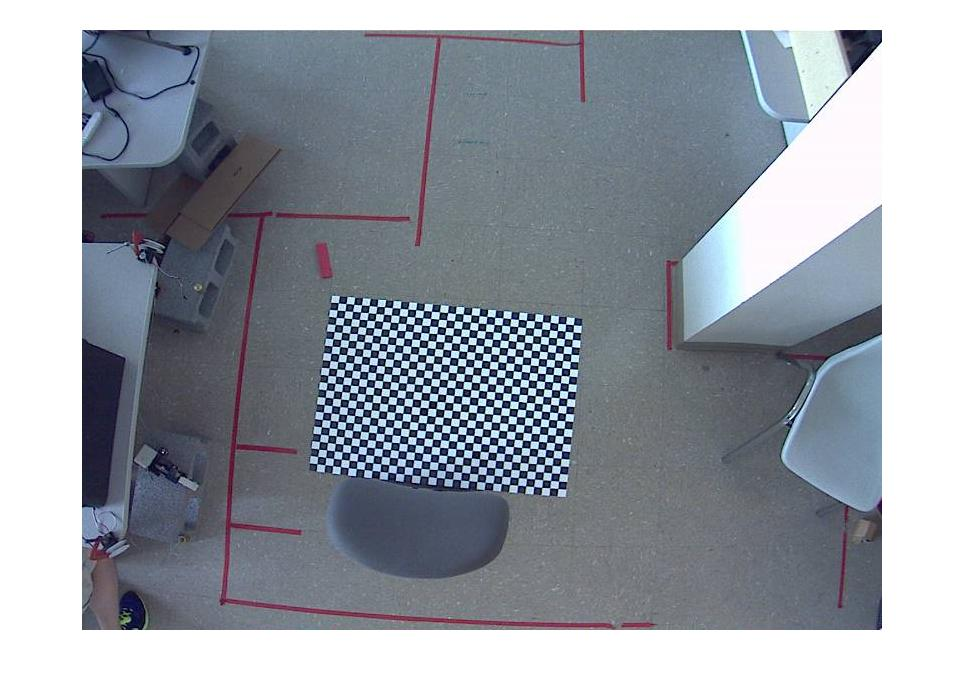
//> input picture assignment1/reduced_images/camera_calib1.jpg, 964 x 686 px
$ ./rectify ../assignment1/reduced_images/camera_calib1.jpg   (built with g++ and OpenCV 4)
//> lines starting //> are read from the running program, lines starting //| are printed output that depends on the picture
#include <iostream>
#include <opencv2/opencv.hpp>
#include <opencv2/xfeatures2d.hpp>
#include "epilines.h"

using namespace std;
using namespace cv;

void display_image(const Mat& image){
	namedWindow("opencv_viewer", WINDOW_AUTOSIZE);
	imshow("opencv_viewer", image);
	waitKey(0);
	destroyWindow("opencv_viewer");
}

void rescale_image(const Mat& in_image, Mat& out_image, float scale){
	resize(in_image, out_image, Size(in_image.cols/scale, in_image.rows/scale));
}

void split_image(const Mat3b& rgb, Mat3b& new_rgb, int offset){
	for(int y=0; y<new_rgb.rows; ++y){
		for(int x=0; x<new_rgb.cols; ++x){
			new_rgb.at<Vec3b>(y, x) = rgb.at<Vec3b>(y, x+offset);
		}
	}
}

void apply_sift(const Mat& rgb1, const Mat& rgb2, vector<Point2f>& coord1,
				vector<Point2f>& coord2){
	const int features_count = 500;
	Ptr<xfeatures2d::SIFT> sift_detector = xfeatures2d::SIFT::create(features_count);
	Ptr<DescriptorMatcher> sift_matcher = DescriptorMatcher::create(DescriptorMatcher::FLANNBASED);

	Mat final_image;
	vector<DMatch> matches;
	Mat descriptors1, descriptors2;
	vector<KeyPoint> keypoints1, keypoints2;

	sift_detector->detectAndCompute(rgb1, noArray(), keypoints1, descriptors1);
	sift_detector->detectAndCompute(rgb2, noArray(), keypoints2, descriptors2);

	vector<vector<DMatch>> knn_matches;
	sift_matcher->knnMatch(descriptors1, descriptors2, knn_matches, 2);

	const float threshold_ratio = 0.7f;
	for(size_t i=0; i<knn_matches.size(); ++i){
		if(knn_matches[i][0].distance < threshold_ratio * knn_matches[i][1].distance)
			matches.push_back(knn_matches[i][0]);
	}
	drawMatches(rgb1, keypoints1, rgb2, keypoints2, matches, final_image);

	for(int i=0; i<matches.size(); ++i){
		coord1.push_back(keypoints1[matches[i].queryIdx].pt);
		coord2.push_back(keypoints2[matches[i].trainIdx].pt);
	}
	display_image(final_image);
}

int main(int argc, char const *argv[]){
	if(argc != 2){
		fprintf(stdout, "Usage: %s rgb.png\n", argv[0]);
		return 1;
	}
	Mat rgb = imread(argv[1], IMREAD_COLOR );
//> rgb is the input picture: 686 rows x 964 cols, CV_8UC3; mean B, G, R 164.3, 155.5, 149.5
	if(rgb.empty()){
		fprintf(stdout, "Unable to open image\n");
		return 1;
	}

	const float scale = 1.7;
	rescale_image(rgb, rgb, scale);
//> in rescale_image, `resize(in_image, out_image, Size(in_image.cols/scale, in_image.rows/sc..`:
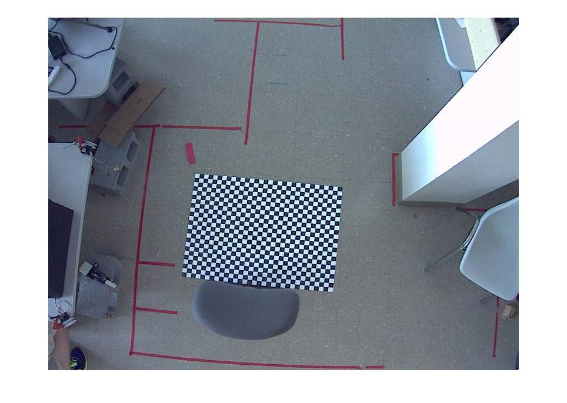
//> in_image: 403 rows x 567 cols, CV_8UC3; mean B, G, R 164.2, 155.4, 149.4

	Size new_size = Size(rgb.rows, rgb.cols/2);
//> new_size = Size(403, 283)
	Mat3b rgb1(new_size, CV_8UC3);
	Mat3b rgb2(new_size, CV_8UC3);
	split_image(rgb, rgb1, 0);
//> after the loop in split_image, `for(int y=0; y<new_rgb.rows; ++y)`:
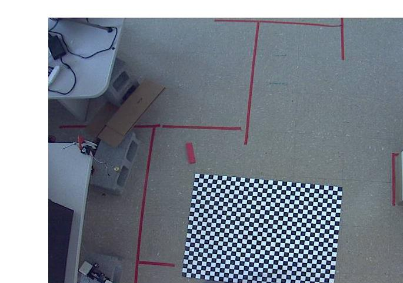
//> new_rgb: 283 rows x 403 cols, CV_8UC3; mean B, G, R 145, 134.5, 126.8
	split_image(rgb, rgb2, rgb.cols/2);
//> call 2 of split_image, with offset = 283
//> after the loop in split_image (call 2), `for(int y=0; y<new_rgb.rows; ++y)`:
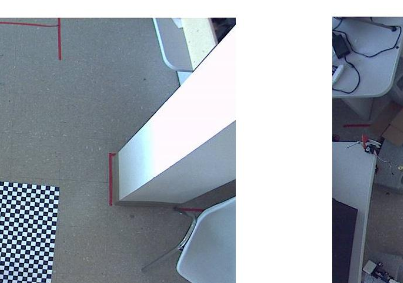
//> new_rgb: 283 rows x 403 cols, CV_8UC3; mean B, G, R 173.3, 164.3, 156.6

	display_image(rgb);
	display_image(rgb1);
	display_image(rgb2);

	vector<Point2f> coord1;
	vector<Point2f> coord2;
	apply_sift(rgb1, rgb2, coord1, coord2);
//> in apply_sift, `sift_detector->detectAndCompute(rgb1, noArray(), keypoints1, descripto..`: keypoints1 = 502 keypoints; strongest (x, y, size): (320, 209, 2.7), (281, 214, 2.7), (312, 239, 2.7), (330, 201, 2.7)
//> in apply_sift, `sift_detector->detectAndCompute(rgb2, noArray(), keypoints2, descripto..`: keypoints2 = 500 keypoints; strongest (x, y, size): (37, 209, 2.7), (29, 239, 2.7), (47, 201, 2.7), (13, 211, 2.7)
//> in apply_sift, `sift_matcher->knnMatch(descriptors1, descriptors2, knn_matches, 2);`: knn_matches = 502 matches
//> after the loop in apply_sift, `for(size_t i=0; i<knn_matches.size(); ++i)`: matches = 162 matches
//> in apply_sift, `drawMatches(rgb1, keypoints1, rgb2, keypoints2, matches, final_image);`:
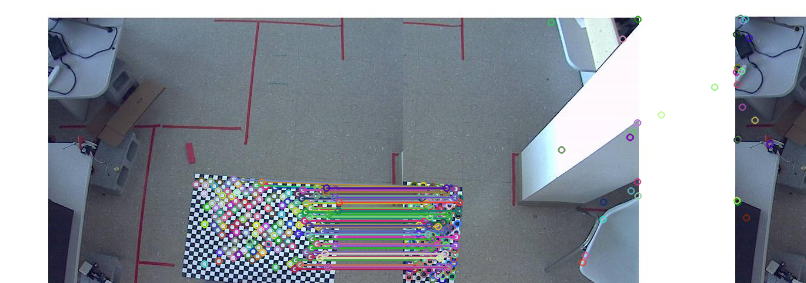
//> final_image: 283 rows x 806 cols, CV_8UC3; mean B, G, R 158.7, 149.9, 143.5
//> after the loop in apply_sift, `for(int i=0; i<matches.size(); ++i)`: coord1 = 162 Points (x, y), first 12: [338.8, 201.8], [335.7, 236.5], [335.7, 236.5], [329.6, 200.8], [329.6, 200.8], [327.9, 217.9], [327.9, 217.9], [327.9, 217.9], [327.9, 217.9], [327.2, 226.8], [327.2, 226.8], [327.2, 226.8]; coord2 = 162 Points (x, y), first 12: [55.77, 201.8], [52.74, 236.5], [52.74, 236.5], [46.65, 200.8], [46.65, 200.8], [44.95, 217.9], [44.95, 217.9], [44.95, 217.9], [44.95, 217.9], [44.23, 226.8], [44.23, 226.8], [44.23, 226.8]

	Mat F, H1, H2;
	F = findFundamentalMat(coord1, coord2, CV_FM_RANSAC);
//> F = [[4.73e-10, -8.13e-05, 0.00353], [8.13e-05, -5.05e-10, 0.0962], [-0.00353, -0.119, 1]]
	stereoRectifyUncalibrated(coord1, coord2, F, new_size, H1, H2);
//> H1 = [[-0.0615, 0.00704, 15.57], [-0.00309, -0.12, 1.55], [-7.13e-05, -4.17e-06, -0.0842]]; H2 = [[1.12, 0.0654, -33.03], [0.0259, 1, -5.66], [0.000598, 3.5e-05, 0.875]]

	Mat warped_rgb1, warped_rgb2;
	cv::Size warped_image_size(rgb1.cols*2, rgb1.rows);
//> warped_image_size = Size(806, 283)
	warpPerspective(rgb1, warped_rgb1, H1, warped_image_size);
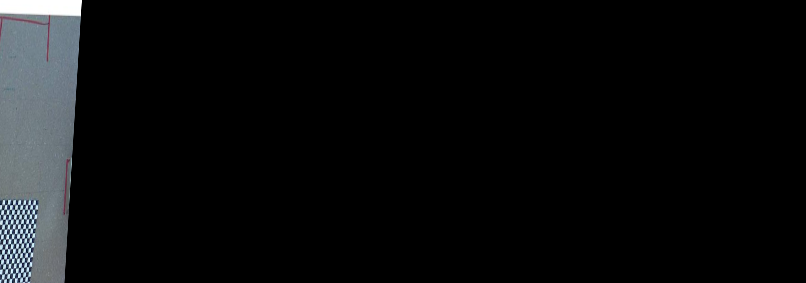
//> warped_rgb1: 283 rows x 806 cols, CV_8UC3; mean B, G, R 12.7, 12, 11
	warpPerspective(rgb2, warped_rgb2, H2, warped_image_size);
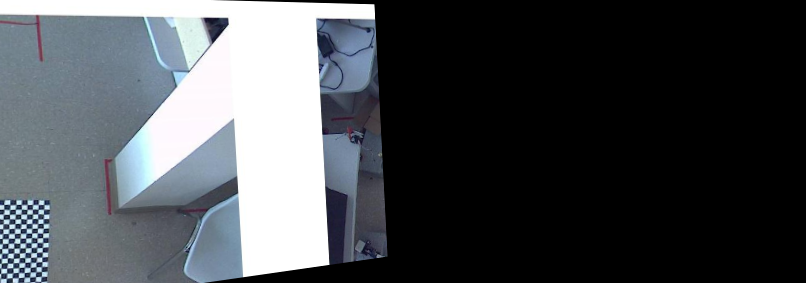
//> warped_rgb2: 283 rows x 806 cols, CV_8UC3; mean B, G, R 79.8, 75.7, 72

	display_image(warped_rgb1);
	display_image(warped_rgb2);

	vector<Point2f> p1;
	vector<Point2f> p2;
	apply_sift(warped_rgb1, warped_rgb2, p1, p2);
//> in apply_sift (call 2), `sift_detector->detectAndCompute(rgb1, noArray(), keypoints1, descripto..`: keypoints1 = 225 keypoints; strongest (x, y, size): (22, 222, 2), (33, 222, 1.9), (3, 252, 2.1), (17, 270, 2)
//> in apply_sift (call 2), `sift_detector->detectAndCompute(rgb2, noArray(), keypoints2, descripto..`: keypoints2 = 408 keypoints; strongest (x, y, size): (215, 27, 14.6), (367, 12, 10.8), (24, 227, 3), (18, 221, 3)
//> in apply_sift (call 2), `sift_matcher->knnMatch(descriptors1, descriptors2, knn_matches, 2);`: knn_matches = 225 matches
//> in apply_sift (call 2), `drawMatches(rgb1, keypoints1, rgb2, keypoints2, matches, final_image);`:
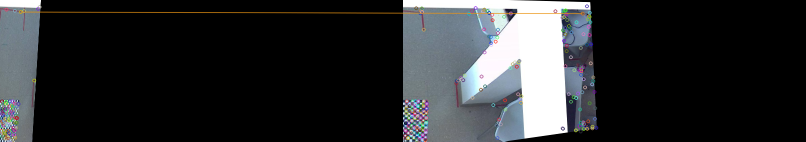
//> final_image: 283 rows x 1612 cols, CV_8UC3 (shown at 1/2 size); mean B, G, R 45.9, 44.2, 42.6
//> the loop in apply_sift (call 2), `for(int i=0; i<matches.size(); ++i)` made 1 pass
	vector<Point2f> p1_few{p1[0], p1[1]};
	vector<Point2f> p2_few{p2[0], p2[1]};
	drawEpipolarLines<float, float>("Epiplines", F, warped_rgb1, warped_rgb2, p1_few, p2_few);

	return 0;
}

$ run again, on assignment1/reduced_images/camera_calib11.jpg
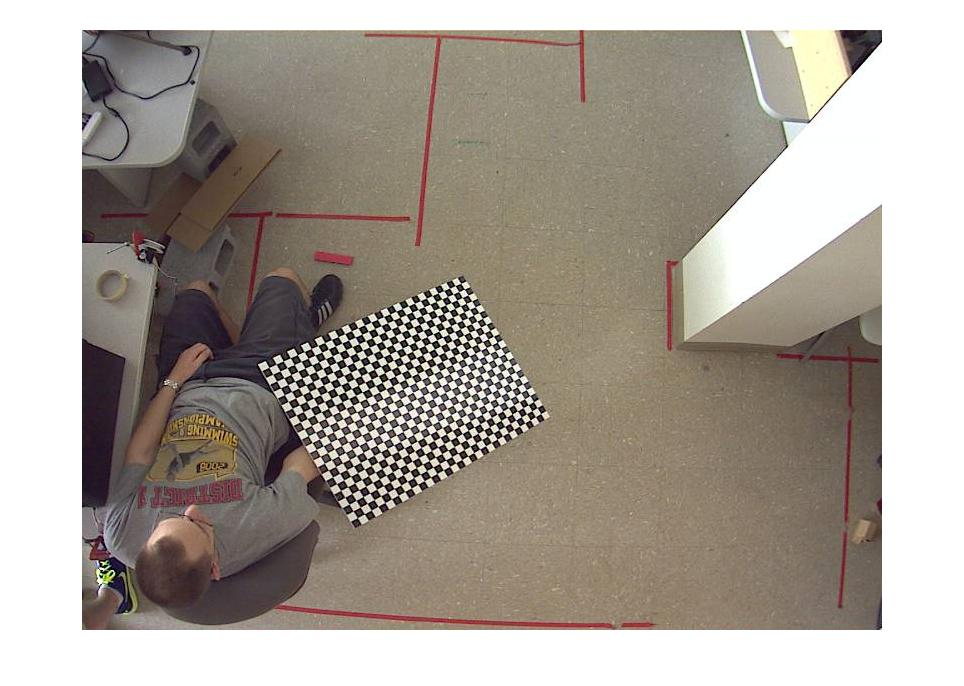
//> input picture assignment1/reduced_images/camera_calib11.jpg, 964 x 686 px
//> rgb is the input picture: 686 rows x 964 cols, CV_8UC3; mean B, G, R 151.7, 160.4, 168.3
//> after the loop in split_image (call 2), `for(int y=0; y<new_rgb.rows; ++y)`:
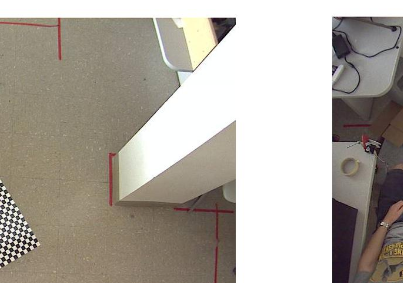
//> new_rgb: 283 rows x 403 cols, CV_8UC3; mean B, G, R 159.9, 168.9, 175.2
//> keypoints1 = 501 keypoints; strongest (x, y, size): (155, 215, 3.2), (243, 195, 2.5), (238, 188, 2.5), (259, 206, 2.5)
//> keypoints2 = 367 keypoints; strongest (x, y, size): (222, 26, 14.6), (27, 241, 2.3), (26, 246, 2.3), (8, 252, 2.4)
//> knn_matches = 501 matches
//> the loop in apply_sift, `for(int i=0; i<matches.size(); ++i)` made 44 passes
//> coord1 = 44 Points (x, y), first 12: [315.5, 242.2], [315.5, 242.2], [291.9, 246.1], [270.1, 263.2], [310.3, 240.5], [310.3, 240.5], [291.9, 246.1], [309.3, 245.8], [309.3, 245.8], [309.3, 245.8], [264.9, 180.3], [302.9, 249.5]; coord2 = 44 Points (x, y), first 12: [32.5, 242.2], [32.5, 242.2], [8.88, 246.1], [14.42, 247.8], [27.32, 240.5], [27.32, 240.5], [8.88, 246.1], [26.28, 245.8], [26.28, 245.8], [26.28, 245.8], [12.26, 229.8], [19.91, 249.5]
//> F = [[5.73e-12, -1.45e-05, 0.00353], [1.45e-05, -9.49e-12, -0.0046], [-0.00353, 0.000486, 1]]
//> H1 = [[-0.0175, -4.53e-05, 6.18], [-0.00405, -0.00171, 1.7], [-1.55e-05, 9.47e-06, 0.0026]]; H2 = [[1.73, -1.05, 2.45], [1.13, 0.479, -154.5], [0.00435, -0.00265, 0.5]]
//> keypoints1 = 6 keypoints; (x, y, size): (388, 88, 2.2), (423, 111, 2.1), (486, 155, 3.8), (263, 3, 1.9), (365, 83, 2), (368, 84, 1.9)
//> keypoints2 = 103 keypoints; strongest (x, y, size): (256, 80, 8.3), (239, 130, 88.5), (255, 72, 3.9), (246, 59, 17.3)
//> knn_matches = 6 matches
//> the loop in apply_sift (call 2), `for(size_t i=0; i<knn_matches.size(); ++i)` made 6 passes
//> after the loop in apply_sift (call 2), `for(size_t i=0; i<knn_matches.size(); ++i)`: matches = 0 matches
//> in apply_sift (call 2), `drawMatches(rgb1, keypoints1, rgb2, keypoints2, matches, final_image);`:
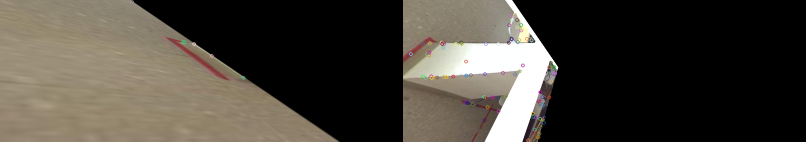
//> final_image: 283 rows x 1612 cols, CV_8UC3 (shown at 1/2 size); mean B, G, R 58.3, 66.7, 71.8

$ run again, on assignment1/reduced_images/camera_calib13.jpg
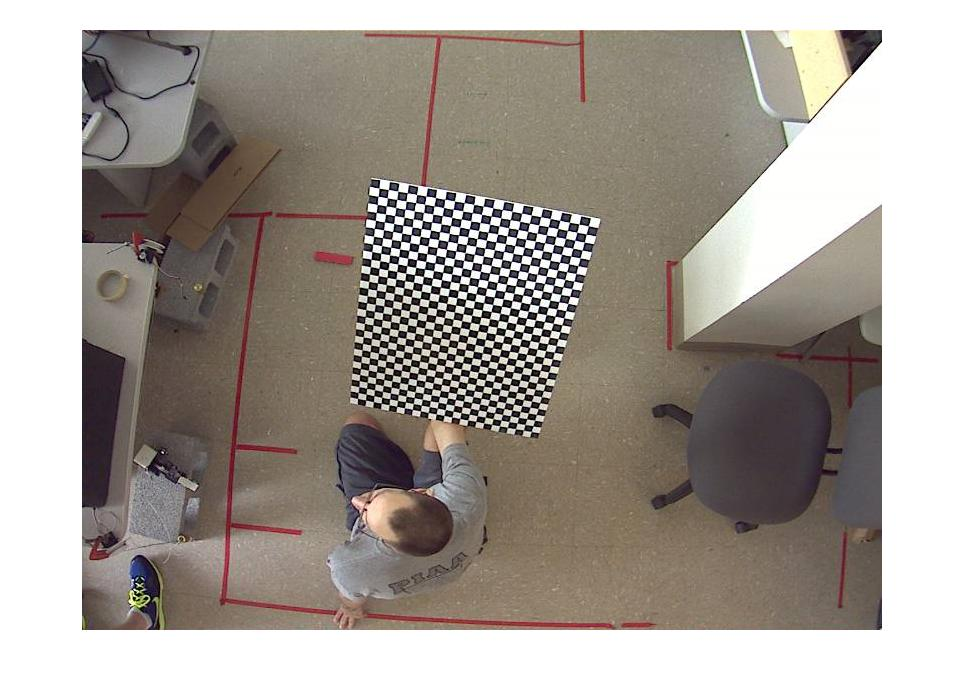
//> input picture assignment1/reduced_images/camera_calib13.jpg, 964 x 686 px
//> rgb is the input picture: 686 rows x 964 cols, CV_8UC3; mean B, G, R 149.1, 156.1, 163.4
//> after the loop in split_image (call 2), `for(int y=0; y<new_rgb.rows; ++y)`:
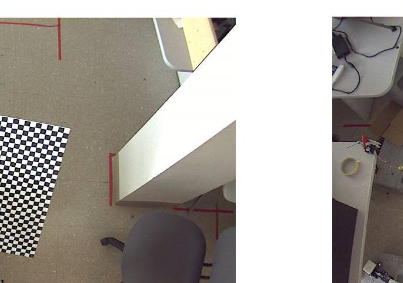
//> new_rgb: 283 rows x 403 cols, CV_8UC3; mean B, G, R 156.4, 162.7, 167.8
//> keypoints1 = 500 keypoints; strongest (x, y, size): (238, 144, 3), (288, 172, 2.9), (244, 141, 3), (258, 157, 3)
//> keypoints2 = 500 keypoints; strongest (x, y, size): (222, 26, 14.5), (5, 172, 2.9), (27, 176, 2.9), (6, 139, 3.1)
//> knn_matches = 500 matches
//> after the loop in apply_sift, `for(size_t i=0; i<knn_matches.size(); ++i)`: matches = 200 matches
//> after the loop in apply_sift, `for(int i=0; i<matches.size(); ++i)`: coord1 = 200 Points (x, y), first 12: [347, 140.4], [347, 140.4], [344.6, 149.7], [344.6, 149.7], [342.7, 134.5], [342.7, 134.5], [342.1, 158.9], [342.1, 158.9], [340.3, 144], [340.3, 144], [339.6, 167.9], [339.6, 167.9]; coord2 = 200 Points (x, y), first 12: [63.98, 140.4], [63.98, 140.4], [61.58, 149.7], [61.58, 149.7], [59.72, 134.5], [59.72, 134.5], [59.07, 158.9], [59.07, 158.9], [57.3, 144], [57.3, 144], [56.62, 167.9], [56.62, 167.9]
//> F = [[7.32e-11, -1.53e-05, 0.00353], [1.53e-05, 5.5e-12, -0.00462], [-0.00353, 0.0003, 1]]
//> H1 = [[-0.00632, 0.00316, 1.9], [-0.00379, -0.00207, 1.63], [-1.56e-05, 7.82e-06, 0.00292]]; H2 = [[1.78, -0.891, -31.46], [1.07, 0.583, -156.2], [0.00441, -0.00221, 0.424]]
//> keypoints1 = 73 keypoints; strongest (x, y, size): (560, 214, 19.9), (547, 205, 4.5), (612, 186, 2.5), (601, 189, 3.1)
//> keypoints2 = 98 keypoints; strongest (x, y, size): (236, 128, 92.1), (241, 50, 18.4), (277, 177, 2.5), (295, 125, 8.2)
//> knn_matches = 73 matches
//> the loop in apply_sift (call 2), `for(size_t i=0; i<knn_matches.size(); ++i)` made 73 passes
//> in apply_sift (call 2), `drawMatches(rgb1, keypoints1, rgb2, keypoints2, matches, final_image);`:
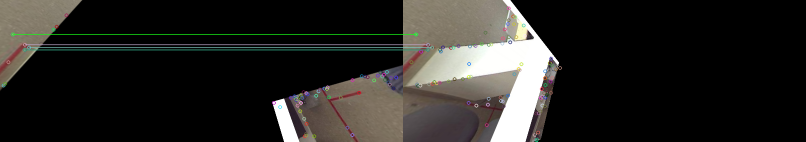
//> final_image: 283 rows x 1612 cols, CV_8UC3 (shown at 1/2 size); mean B, G, R 35.7, 38.7, 39.9
//> the loop in apply_sift (call 2), `for(int i=0; i<matches.size(); ++i)` made 5 passes
